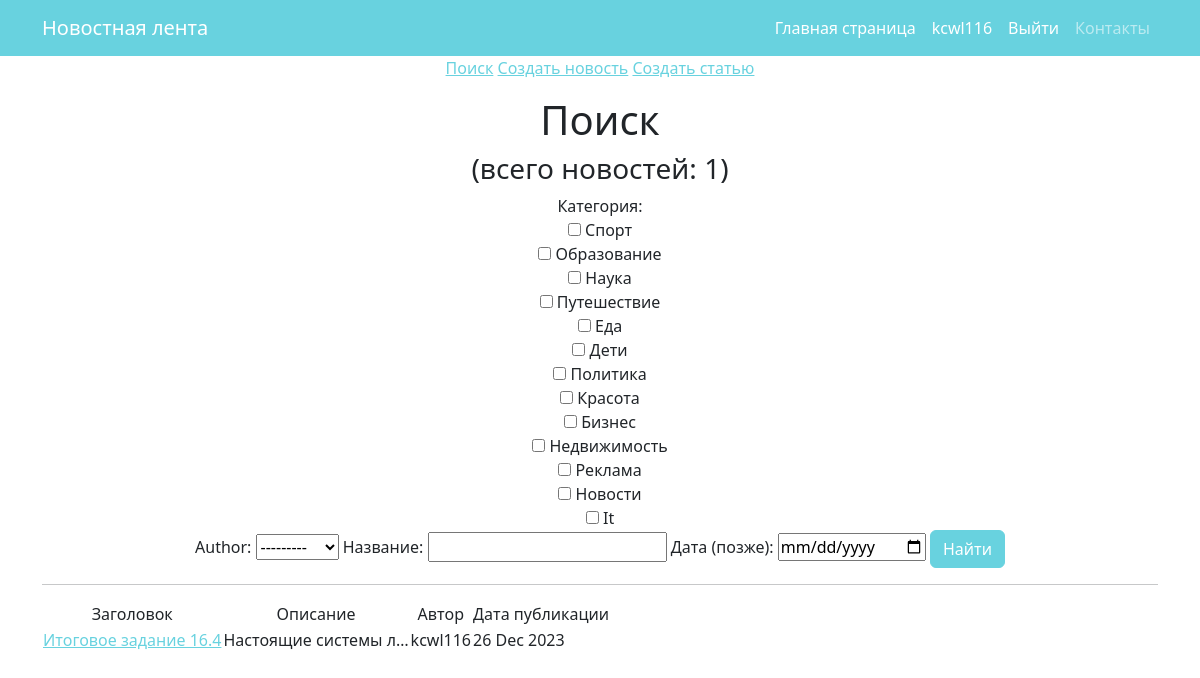
Page /news/search/ (signed in) on the committed database.
### news/models.py (models this page shows, shortened)
class Post(models.Model):
    author = models.ForeignKey(Author, on_delete=models.CASCADE, verbose_name=pgettext_lazy('Author', 'Author'))
    type = models.CharField(max_length=7, choices=TYPE, default='NWS')
    time_in = models.DateTimeField(auto_now_add=True)
    category = models.ManyToManyField(Category, through='PostCategory')
    title = models.CharField(max_length=100)
    text = models.TextField()
    rating = models.IntegerField(default=0)

class Author(models.Model):
    name = models.CharField(max_length=255)
    users = models.OneToOneField(User, on_delete=models.CASCADE)
    user_rating = models.IntegerField(default=0)
    def __str__(self):
        return self.name

### news/views.py (the view)
# urls.py: path('search/', PostSearch.as_view(), name='search'),
class PostSearch(ListView):
    model = Post
    template_name = 'search.html'
    context_object_name = 'posts'
    ordering = ['-time_in']
    def get_context_data(self, **kwargs):
        context = super().get_context_data(**kwargs)
        context['filter'] = PostFilter(self.request.GET, queryset=self.get_queryset())
        return context

### news/models.py (called while the page is built)
    def __str__(self):
        return self.name.title()

### news/templatetags/custom_filters.py (called while the page is built)
@register.filter()
def censor(value):
    for word in censored_word:
        if word.lower() in value.lower():
            value = value.replace(word[2:], '*' * len(word))
    return value

### templates/search.html (shortened to what this page needs)
{% extends 'flatpages/default.html' %}
{% load custom_filters %}
{% load custom_tags %}
{% block content %}
<a href="/news/search/">Поиск</a>
<a href="/news/create/">Создать новость</a>
<a href="/news/create/">Создать статью</a>
<p>
<h1>Поиск</h1>
<h3>(всего новостей: {{ posts|length }})</h3>
<form method='GET'>
    {{ filter.form }}
    <input class="btn btn-primary" type='submit' value='Найти'>
</form>
   <hr>
       <table>
           <tr>
               <td>Заголовок</td>
               <td>Описание</td>
               <td>Автор</td>
               <td>Дата публикации</td>
           </tr>
           {% for post in filter.qs %}
           <tr>
               <td>
                <p align="left"><a href="/news/{{ post.id  }}">{{ post.title|censor }} </a>
            </td>
               <td><p align="left">{{ post.text|truncatechars:20 }}</td>
               <td><p align="left">{{ post.author }}</td>
               <td><p align="left">{{ post.time_in|date:'d M Y' }}</td>
           </tr>
           {% endfor %}
</table>
{% endblock content %}

### templates/flatpages/default.html (shortened to what this page needs)
<!DOCTYPE html>
<html lang="en">
    <head>
        {% load static %}
       <link href="{% static 'css/styles.css' %}" rel="stylesheet" />
    </head>
    <body>
        <nav class="navbar navbar-expand-lg navbar-dark bg-dark">
            <div class="container">
                <a class="navbar-brand" href="/news/">Новостная лента</a>
                <div class="collapse navbar-collapse" id="navbarSupportedContent">
                    <ul class="navbar-nav ms-auto mb-2 mb-lg-0">
                        <li class="nav-item"><a class="nav-link active" aria-current="page" href="/news/">Главная страница</a></li>
                        <li class="nav-item"><a class="nav-link active" aria-current="page" href="/">{{request.user.username}}</a></li>
                        <li class="nav-item"><a class="nav-link active" aria-current="page" href="/sign/logout/">Выйти</a></li>
                        <li class="nav-item"><a class="nav-link" href="/contact/">Контакты</a></li>
                    </ul>
                </div>
            </div>
        </nav>
        <div class="container">
           <div class="row">
               <div class="col-lg-12 text-center">
                   {% block content %}{% endblock content %}
               </div>
           </div>
        </div>
    </body>
</html>

### rows in the picture
Post: title|censor "Итоговое задание 16.4", text "Настоящие системы л…", author "kcwl116", time_in "26 Dec 2023"

### other values in the picture
{{ request.user.username }} "kcwl116"
{{ posts|length }} "1"
